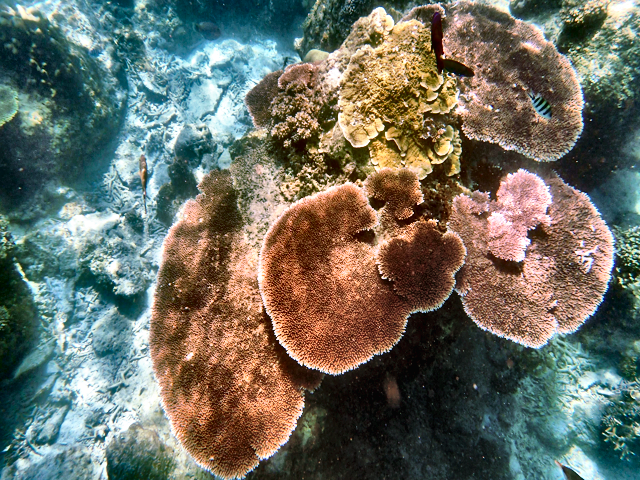
#> input picture backend/storage/base_clahe_0c46082a0b1f.png, 640 x 480 px
$ python -i evaluate.py   (imports and definitions only)   (older library calls are emulated)
#> lines starting #> are read from the running program, lines starting #| are printed output that depends on the picture
"""
evaluate.py — Metrics and baseline comparisons for AquaEnhance.

Paired metrics (need ground-truth reference image):
    psnr  — Peak Signal-to-Noise Ratio     (dB, higher = better)
    ssim  — Structural Similarity Index    (0-1, higher = better)
    mse   — Mean Squared Error             (lower = better)

No-reference underwater metrics (no ground truth needed):
    uiqm  — Underwater Image Quality Measure   (Panetta et al., 2016)
    uciqe — Underwater Color Image Quality Eval (Yang et al., 2015)

Baselines (classical methods for comparison against U-Net):
    hist_eq       — Histogram Equalisation (per RGB channel)
    clahe         — CLAHE on LAB L-channel (better colour preservation)
    white_balance — Gray World assumption
    gamma         — Power-law brightness boost
    retinex       — Single-Scale Retinex (colour constancy)

Usage:
    from evaluate import compute_all_metrics, baseline_enhance
    metrics = compute_all_metrics(enhanced_img, reference=ref_img)
    baselines = baseline_enhance(raw_img)   # dict of {name: enhanced_img}
"""

import math
import numpy as np
import cv2
from skimage.metrics import (
    structural_similarity as _sk_ssim,
    peak_signal_noise_ratio as _sk_psnr,
)


# ══════════════════════════════════════════════════════════════════════════════
# Paired metrics
# ══════════════════════════════════════════════════════════════════════════════

# [5 lines left out: function compute_psnr, not called in this run]


def compute_ssim(img: np.ndarray, ref: np.ndarray) -> float:
    """SSIM scalar. Both float32 [0,1], same shape."""
    return float(_sk_ssim(ref, img, data_range=1.0, channel_axis=2))


def compute_mse(img: np.ndarray, ref: np.ndarray) -> float:
    """Mean Squared Error."""
    return float(np.mean((img.astype(np.float64) - ref.astype(np.float64)) ** 2))


# ══════════════════════════════════════════════════════════════════════════════
# No-reference underwater metrics — internal helpers
# ══════════════════════════════════════════════════════════════════════════════

# [149 lines left out: functions _uicm, _eme, _uism, _uiconm, uiqm, uciqe and 1 more, not called in this run]


# ══════════════════════════════════════════════════════════════════════════════
# Baseline enhancers
# ══════════════════════════════════════════════════════════════════════════════

def _u8(img: np.ndarray) -> np.ndarray:
    return (img * 255).clip(0, 255).astype(np.uint8)

def _f32(img: np.ndarray) -> np.ndarray:
    return img.astype(np.float32) / 255.0


# [58 lines left out: functions hist_eq, clahe_enhance, white_balance, gamma_correct, retinex, not called in this run]


def land_like_restore(img: np.ndarray) -> np.ndarray:
    """
    Physics-informed underwater optical recovery pipeline (Land-Equivalent Mode):
    1. Red/Blue channel attenuation compensation (inverting Beer-Lambert absorption).
    2. Color constancy / Gray-World balance (removes cyan/green water haze).
    3. Dynamic range percentile contrast stretching.
    4. CLAHE on CIELAB Luminance (recovers fine underwater textures).
    5. Natural vibrance boost in HSV.
    """
    res = img.copy().astype(np.float32)

    # 1. Red channel attenuation compensation (water absorbs red 10x faster than blue)
    r, g, b = res[:, :, 0], res[:, :, 1], res[:, :, 2]
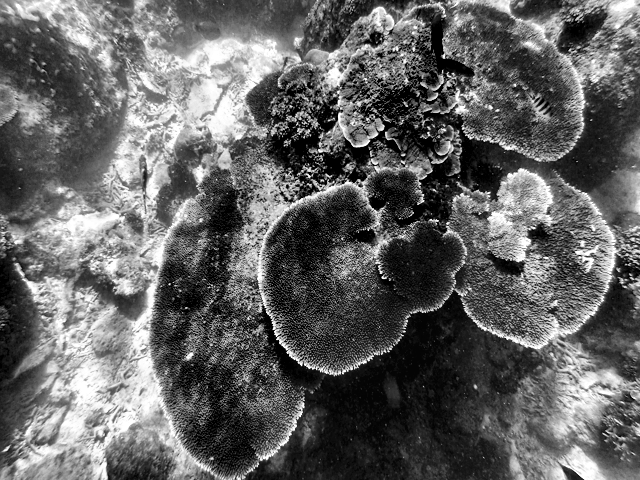
#> b: shape (480, 640) float32; min 0, max 255, mean 99
    mean_r, mean_g, mean_b = float(np.mean(r)), float(np.mean(g)), float(np.mean(b))
#> mean_r = 108.7; mean_g = 110.5; mean_b = 98.98

    red_gain = max(0.0, (mean_g - mean_r)) * 1.3
#> red_gain = 2.23
    r_comp = r + red_gain * (1.0 - r) * g
    res[:, :, 0] = np.clip(r_comp, 0.0, 1.0)
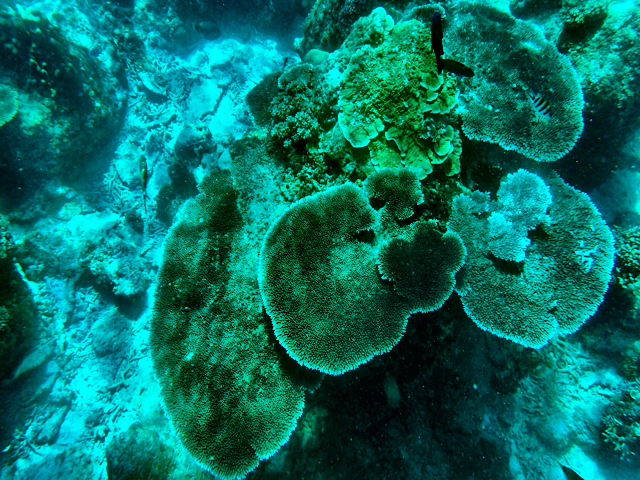
#> res: shape (480, 640, 3) float32; mean R, G, B 0, 110.5, 99

    if mean_g > mean_b:
        blue_gain = max(0.0, (mean_g - mean_b)) * 0.7
#> blue_gain = 8.03
        b_comp = b + blue_gain * (1.0 - b) * g
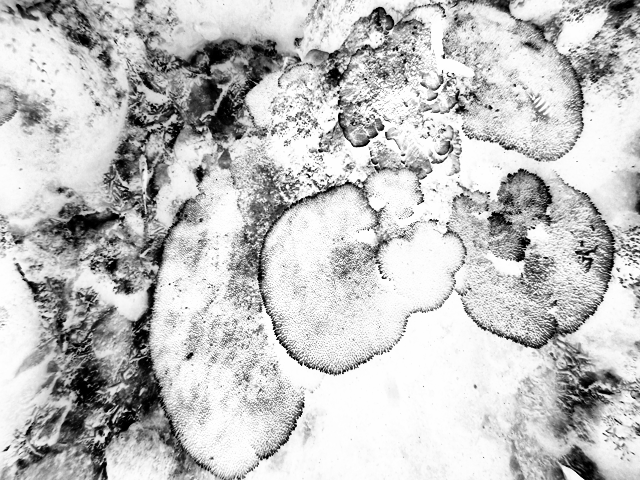
#> b_comp: shape (480, 640) float32; min -519952.2, max 971.8, mean -123754.7; drawn with min black and max white
        res[:, :, 2] = np.clip(b_comp, 0.0, 1.0)
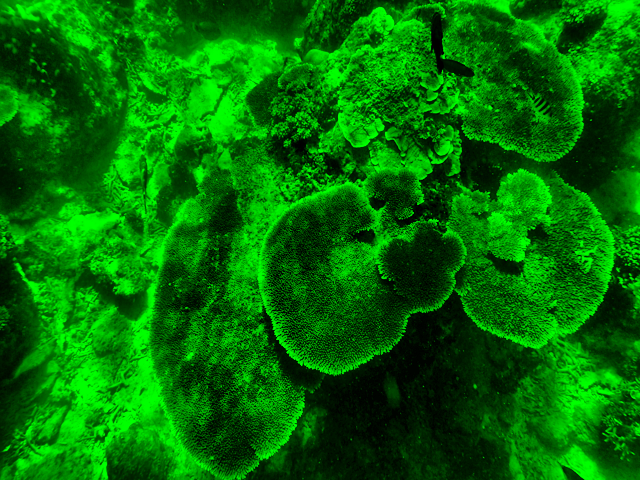
#> res: shape (480, 640, 3) float32; mean R, G, B 0, 110.5, 0

    # 2. White Balance / Color Constancy
    means = np.mean(res, axis=(0, 1))
#> means = [0.0302, 110.5, 0.0406]
    target = np.mean(means)
#> target = 36.84
    scale = target / (means + 1e-6)
#> scale = [1218.1, 0.334, 907.5]
    res = np.clip(res * scale, 0.0, 1.0)
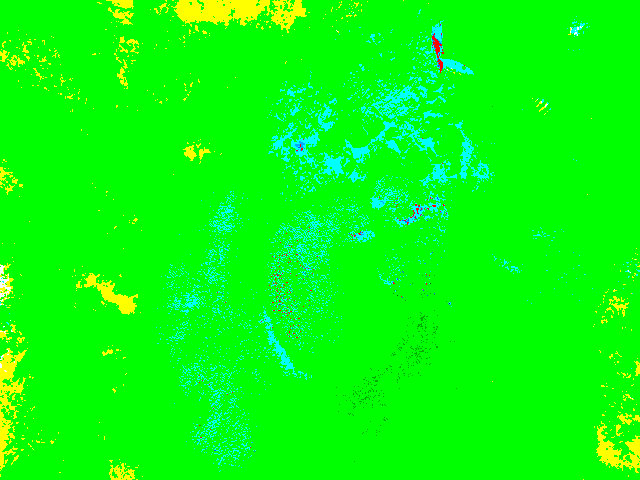
#> res: shape (480, 640, 3) float32; mean R, G, B 0.0302, 0.998, 0.0406

    # 3. Dynamic Range Histogram Stretching
    for c in range(3):
        low, high = np.percentile(res[:, :, c], (0.8, 99.2))
        if high > low:
            res[:, :, c] = np.clip((res[:, :, c] - low) / (high - low), 0.0, 1.0)
#> this loop made 3 passes
#> low on passes 1 to 3: 0, 1, 0

    # 4. Local Contrast in CIELAB
    u8 = (res * 255.0).astype(np.uint8)
    lab = cv2.cvtColor(u8, cv2.COLOR_RGB2LAB)
#> lab: shape (480, 640, 3); mean of channels 0, 1, 2 224.8, 45.7, 207.3
    l, a, b_ch = cv2.split(lab)
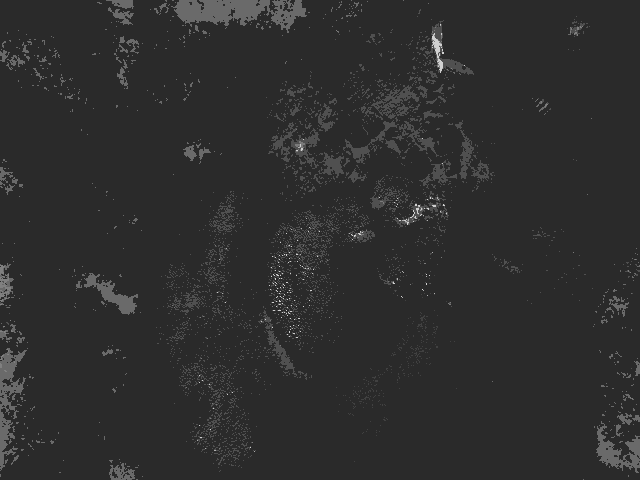
#> a: shape (480, 640); min 42, max 226, mean 45.7
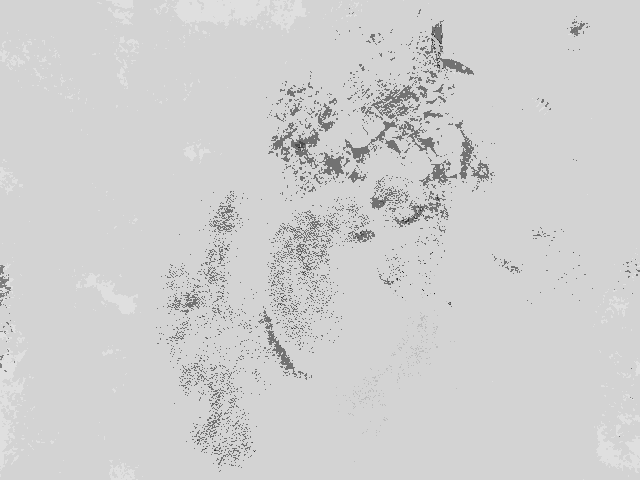
#> b_ch: shape (480, 640); min 39, max 223, mean 207.3
    clahe = cv2.createCLAHE(clipLimit=2.2, tileGridSize=(8, 8))
    l_enh = clahe.apply(l)
    lab_enh = cv2.merge([l_enh, a, b_ch])
#> lab_enh: shape (480, 640, 3); mean of channels 0, 1, 2 224.1, 45.7, 207.3
    rgb_enh = cv2.cvtColor(lab_enh, cv2.COLOR_LAB2RGB).astype(np.float32) / 255.0
#> rgb_enh: shape (480, 640, 3) float32; mean of channels 0, 1, 2 0.0439, 0.995, 0.0456

    # 5. Natural Vibrance / Saturation boost in HSV
    u8_enh = (rgb_enh * 255.0).astype(np.uint8)
#> u8_enh: shape (480, 640, 3); mean of channels 0, 1, 2 11.2, 253.6, 11.6
    hsv = cv2.cvtColor(u8_enh, cv2.COLOR_RGB2HSV).astype(np.float32)
#> hsv: shape (480, 640, 3) float32; mean of channels 0, 1, 2 60.1, 253.4, 254.9
    hsv[:, :, 1] = np.clip(hsv[:, :, 1] * 1.30, 0.0, 255.0)
#> hsv: shape (480, 640, 3) float32; mean of channels 0, 1, 2 60.1, 255.6, 254.9
    final = cv2.cvtColor(hsv.astype(np.uint8), cv2.COLOR_HSV2RGB).astype(np.float32) / 255.0
#> final: shape (480, 640, 3) float32; mean of channels 0, 1, 2 0.0341, 0.995, 0.0406

    return np.clip(final, 0.0, 1.0)


# ── Combined baseline dict ────────────────────────────────────────────────────
BASELINES = {
    "hist_eq":       hist_eq,
    "clahe":         clahe_enhance,
    "white_balance": white_balance,
    "gamma":         gamma_correct,
    "retinex":       retinex,
    "land_like":     land_like_restore,
}


def baseline_enhance(img: np.ndarray) -> dict:
    """Apply all 5 baselines. Returns {name: enhanced_img_float32}."""
    return {name: fn(img) for name, fn in BASELINES.items()}

>>> import cv2
>>> picture = cv2.cvtColor(cv2.imread('../backend/storage/base_clahe_0c46082a0b1f.png'), cv2.COLOR_BGR2RGB)
>>> result = land_like_restore(picture)

$ run again, on backend/storage/base_clahe_4a9fa9d3256f.png
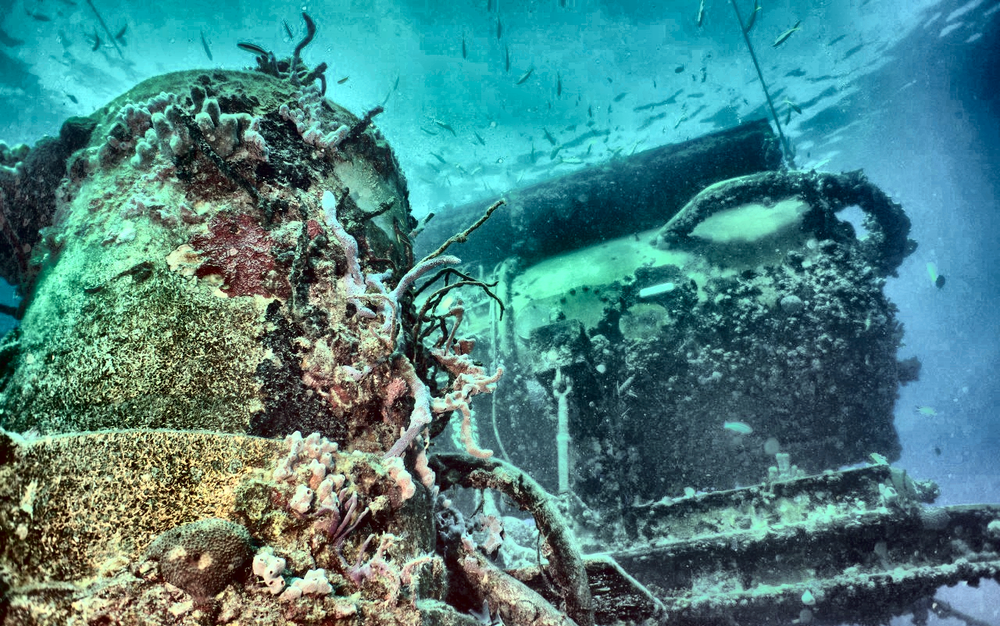
#> input picture backend/storage/base_clahe_4a9fa9d3256f.png, 1000 x 626 px, shrunk from 1280 x 801 before the run
#> mean_r = 74.29; mean_g = 129.1; mean_b = 128.9
#> red_gain = 71.25
#> blue_gain = 0.152
#> means = [0.0854, 129.1, 0.00995]
#> target = 43.07
#> scale = [504.3, 0.334, 4328.3]
#> in land_like_restore, `res = np.clip(res * scale, 0.0, 1.0)`:
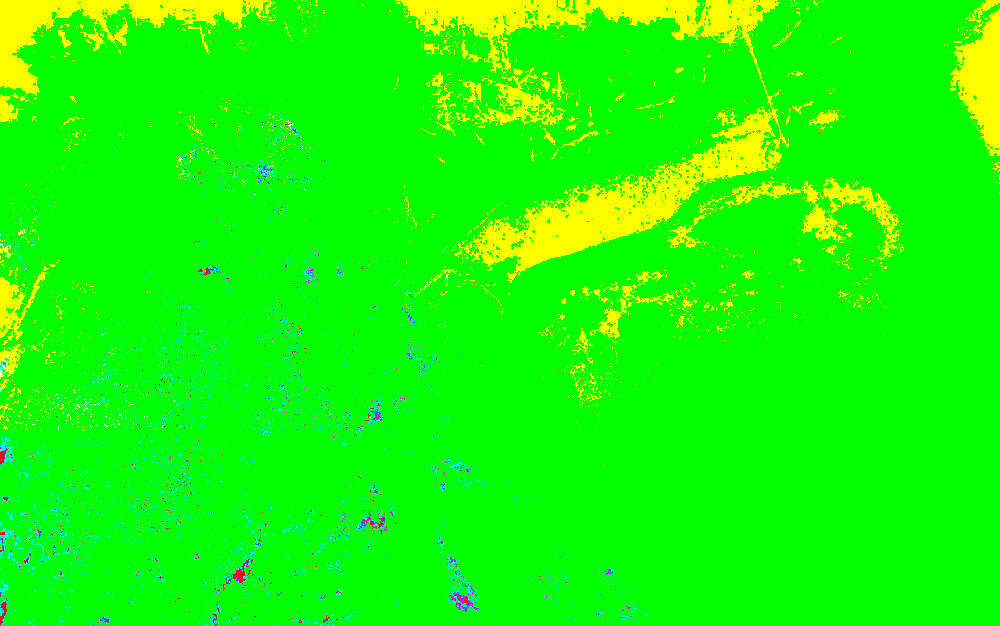
#> res: shape (626, 1000, 3) float32; mean R, G, B 0.0854, 0.997, 0.0111
#> the loop in land_like_restore, `for c in range(3):` made 3 passes
#> low on passes 1 to 3: 0, 1, 0
#> lab: shape (626, 1000, 3); mean of channels 0, 1, 2 225.7, 48.2, 210.7
#> in land_like_restore, `l, a, b_ch = cv2.split(lab)`:
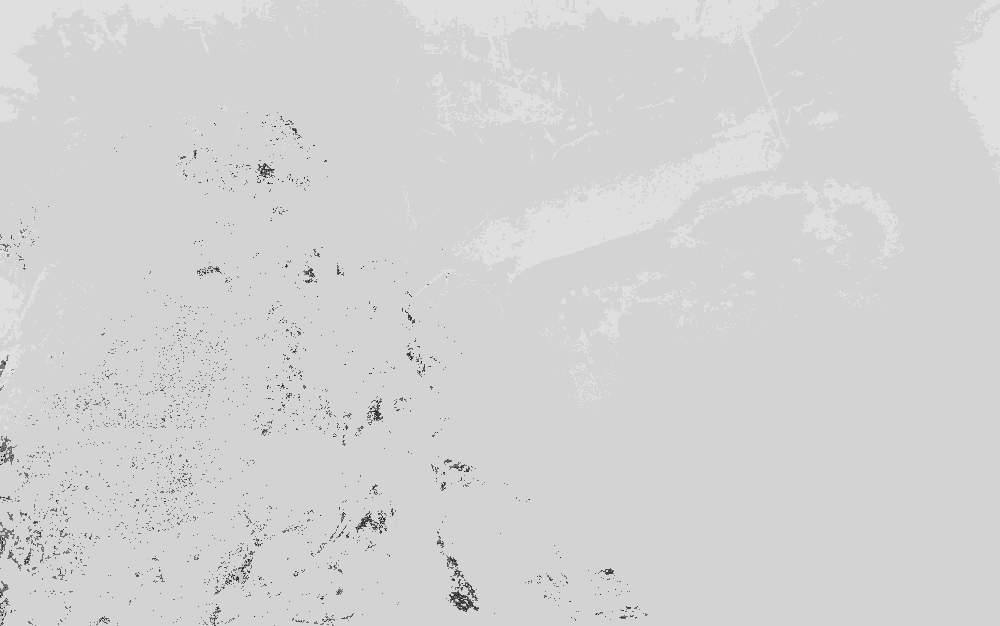
#> b_ch: shape (626, 1000); min 20, max 223, mean 210.7
#> lab_enh: shape (626, 1000, 3); mean of channels 0, 1, 2 224.9, 48.2, 210.7
#> rgb_enh: shape (626, 1000, 3) float32; mean of channels 0, 1, 2 0.096, 0.994, 0.0157
#> u8_enh: shape (626, 1000, 3); mean of channels 0, 1, 2 24.5, 253.2, 4
#> final: shape (626, 1000, 3) float32; mean of channels 0, 1, 2 0.0898, 0.994, 0.0111

$ run again, on backend/storage/base_clahe_4c91ef86b0ac.png
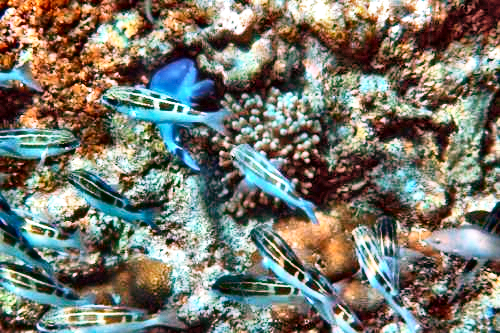
#> input picture backend/storage/base_clahe_4c91ef86b0ac.png, 500 x 333 px
#> mean_r = 121.1; mean_g = 120.7; mean_b = 109
#> red_gain = 0
#> blue_gain = 8.16
#> means = [0.967, 120.7, 0.046]
#> target = 40.57
#> scale = [41.95, 0.336, 882.2]
#> the loop in land_like_restore, `for c in range(3):` made 3 passes
#> low on passes 1 to 3: 0, 0.336, 0
#> after the loop in land_like_restore, `for c in range(3):`:
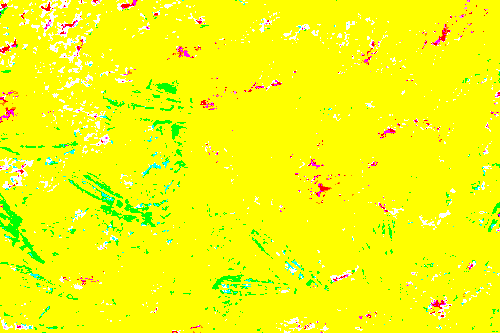
#> res: shape (333, 500, 3) float32; mean R, G, B 0.967, 0.989, 0.046
#> lab: shape (333, 500, 3); mean of channels 0, 1, 2 246.3, 106.1, 217.7
#> in land_like_restore, `l, a, b_ch = cv2.split(lab)`:
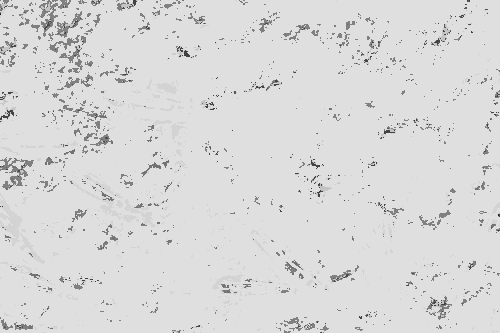
#> b_ch: shape (333, 500); min 20, max 223, mean 217.7
#> lab_enh: shape (333, 500, 3); mean of channels 0, 1, 2 244.9, 106.1, 217.7
#> rgb_enh: shape (333, 500, 3) float32; mean of channels 0, 1, 2 0.957, 0.982, 0.0459
#> u8_enh: shape (333, 500, 3); mean of channels 0, 1, 2 244.4, 250.8, 11.7
#> final: shape (333, 500, 3) float32; mean of channels 0, 1, 2 0.961, 0.982, 0.0459
